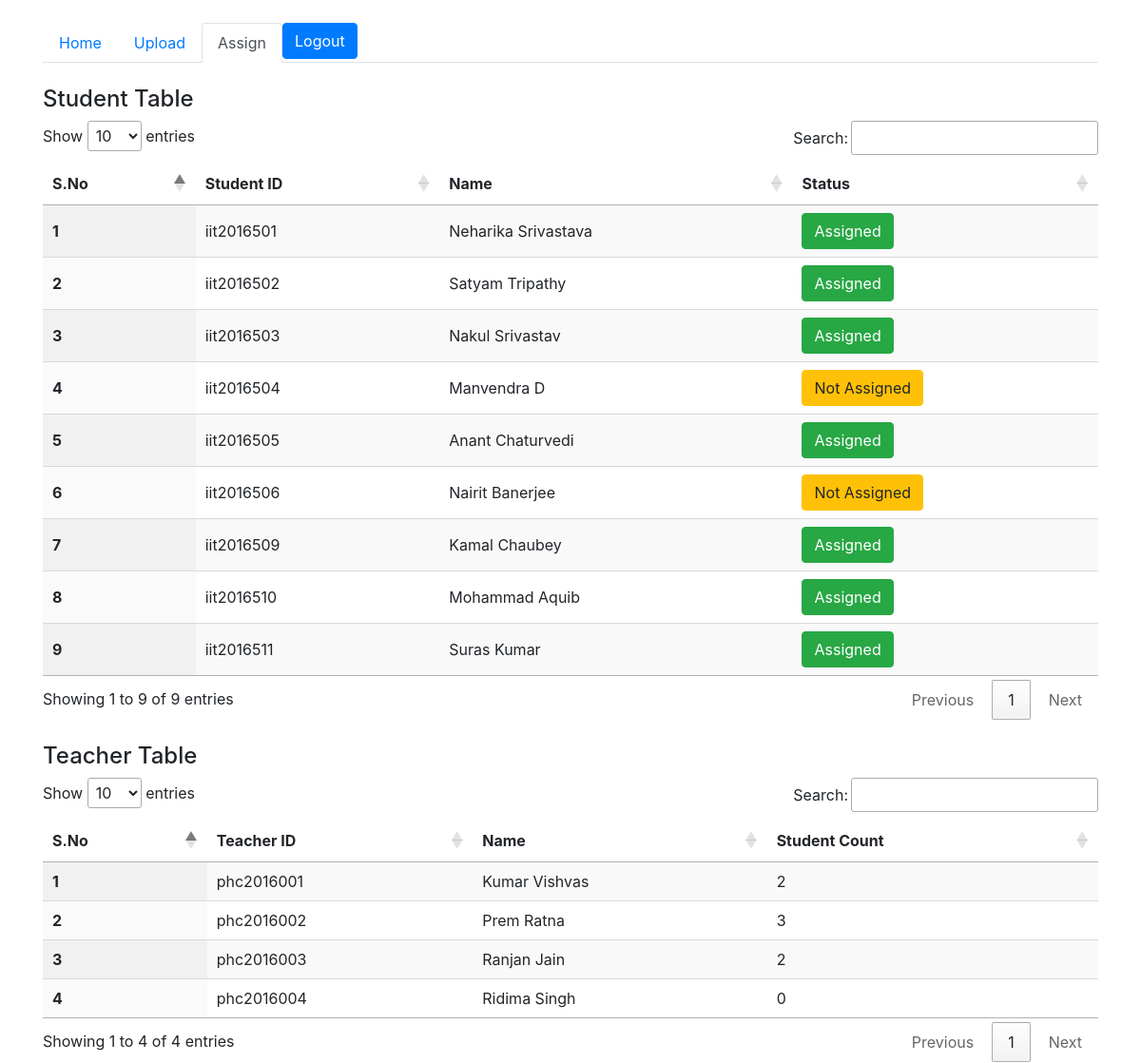
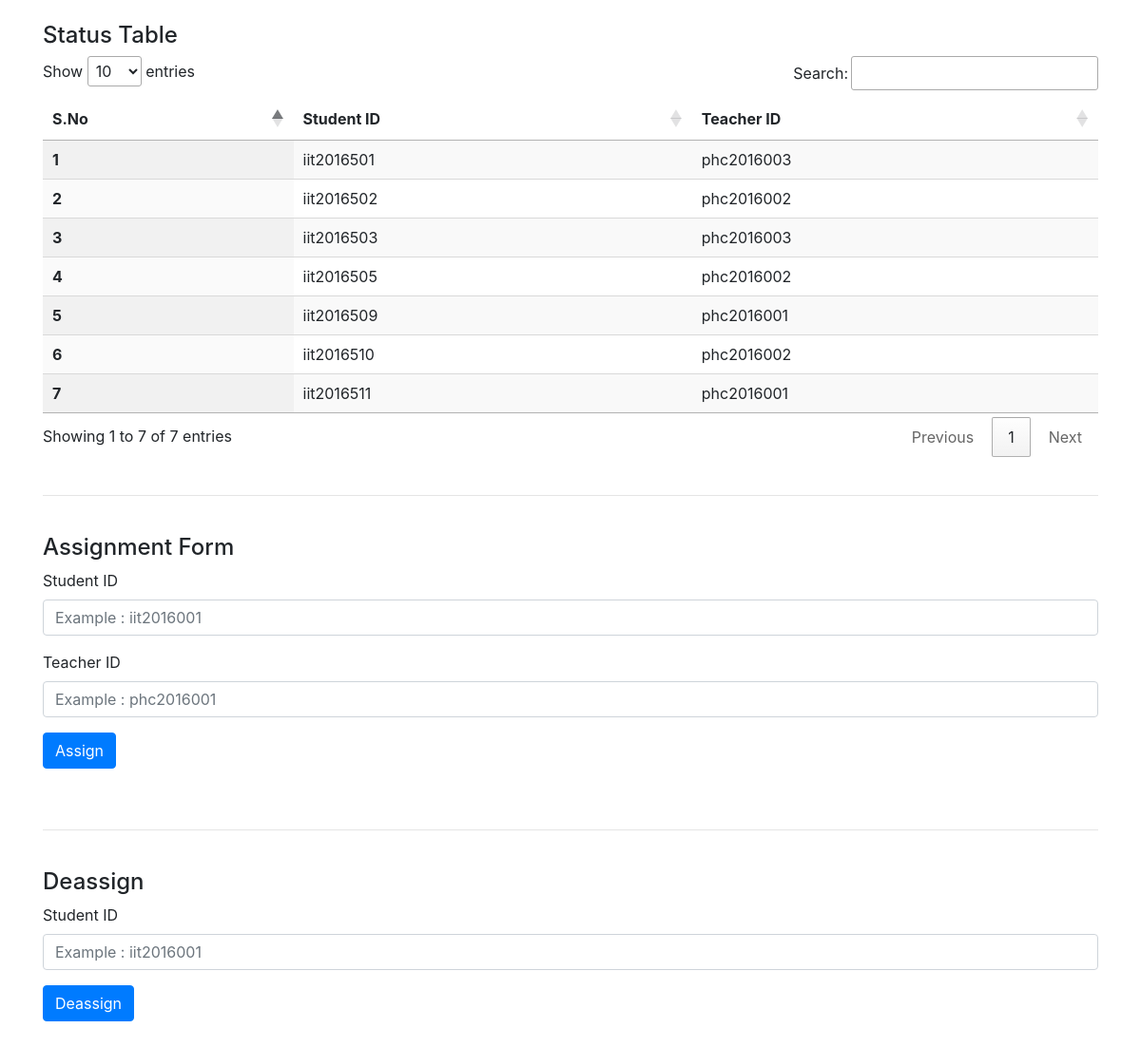
/adminAssign.php (signed in), run on the app's committed database (2 pictures, top to bottom).
### tables this page shows
CREATE TABLE `studentinfo` (
  `username` varchar(20) NOT NULL,
  `name` varchar(20) NOT NULL,
  `password` varchar(20) NOT NULL
);

CREATE TABLE `teacherinfo` (
  `username` varchar(20) NOT NULL,
  `name` varchar(20) NOT NULL,
  `password` varchar(20) NOT NULL
);

CREATE TABLE `assigntable` (
  `studentid` varchar(20) NOT NULL,
  `teacherid` varchar(20) NOT NULL,
  `status` varchar(20) NOT NULL
);

### adminAssign.php (the view, shortened to what this page needs)
<?php
include('database_connection.php');
?>
<!DOCTYPE html>
<html>
<head>
	<link rel="stylesheet" href="https://stackpath.bootstrapcdn.com/bootstrap/4.1.3/css/bootstrap.min.css">
	<link rel="stylesheet" href="https://cdn.datatables.net/1.10.19/css/jquery.dataTables.min.css">
</head>
<body>
	<br>
	<div class="container">
		<ul class="nav nav-tabs">
		  <li class="nav-item">
		    <a class="nav-link" href="adminDash.php">Home</a>
		  </li>
		  <li class="nav-item">
		    <a class="nav-link" href="adminUpload.php">Upload</a>
		  </li>
		  <li class="nav-item">
		    <a class="nav-link active" href="adminAssign.php">Assign</a>
		  </li>
		  <li class="nav-item">
		    <form method="post">
		    	<input type="submit" name="logout" value="Logout" class="btn btn-primary" />
		    </form>
		  </li>
		</ul>
		<br>
		<h4>Student Table</h4>
		<div id="table-wrapper">
  		<div id="table-scroll">
		<table id="example1" class="display" style="width:100%">
		  <thead>
		    <tr>
		      <th scope="col">S.No</th>
		      <th scope="col">Student ID</th>
		      <th scope="col">Name</th>
		      <th scope="col">Status</th>
		    </tr>
		  </thead>
		  <tbody>
		    <?php
		    	$query = "SELECT * FROM studentinfo";
		    	$stm=$connect->prepare($query);
		    	$stm->execute();
		    	$res=$stm->fetchAll();
		    	$cc=1;
		    	foreach($res as $row)
		    	{
		    		$studid=$row['username'];
		    		$name=$row['name'];
		    		$qry="SELECT * FROM assigntable WHERE studentid='$studid'";
		    		$stm=$connect->prepare($qry);
		    		$stm->execute();
		    		$cnt=$stm->rowCount();
		    		echo '
		    			<tr>
		      			<th scope="row">'.$cc.'</th>
		      			<td>'.$studid.'</td>
		      			<td>'.$name.'</td>
		      			';
		      		if($cnt==0)
		      		{
		      			echo '
		      			<td><div class="btn btn-warning">Not Assigned</div></td>
		    			</tr>
		    		';
		      		}
		      		else{
		      			echo '
		      			<td><div class="btn btn-success">Assigned</div></td>
		    			</tr>
		    		';
		      		}
		    		$cc = $cc + 1;
		    	}
		    ?>
		  </tbody>
		</table>
		</div>
		</div>
		<br>
		<h4>Teacher Table</h4>
		<table id="example2" class="display" style="width:100%">
		  <thead>
		    <tr>
		      <th scope="col">S.No</th>
		      <th scope="col">Teacher ID</th>
		      <th scope="col">Name</th>
		      <th scope="col">Student Count</th>
		    </tr>
		  </thead>
		  <tbody>
		  	<?php
		    	$query = "SELECT * FROM teacherinfo";
		    	$stm=$connect->prepare($query);
		    	$stm->execute();
		    	$res=$stm->fetchAll();
		    	$cc=1;
		    	foreach($res as $row)
		    	{
		    		$studid=$row['username'];
		    		$name=$row['name'];
		    		$qry = "SELECT * FROM assigntable WHERE teacherid='$studid'";
		    		$stm=$connect->prepare($qry);
		    		$stm->execute();
		    		$cnt=$stm->rowCount();
		    		echo '
		    			<tr>
		      			<th scope="row">'.$cc.'</th>
		      			<td>'.$studid.'</td>
		      			<td>'.$name.'</td>
		      			<td>'.$cnt.'</td>
		    			</tr>
		    		';
		    		$cc = $cc + 1;
		    	}
		    ?>
		  </tbody>
		</table>
		<br>
		<h4>Status Table</h4>
		<div id="table-wrapper">
  		<div id="table-scroll">
			<table id="example3" class="display" style="width:100%">
			  <thead>
			    <tr>
			      <th scope="col">S.No</th>
			      <th scope="col">Student ID</th>
			      <th scope="col">Teacher ID</th>
			    </tr>
			  </thead>
			  <tbody>
			  	<?php
			    	$query = "SELECT * FROM assigntable";
			    	$stm=$connect->prepare($query);
			    	$stm->execute();
			    	$res=$stm->fetchAll();
			    	$cc=1;
			    	foreach($res as $row)
			    	{
			    		$studid=$row['studentid'];
			    		$teachid=$row['teacherid'];
			    		echo '
			    			<tr>
			      			<th scope="row">'.$cc.'</th>
			      			<td>'.$studid.'</td>
			      			<td>'.$teachid.'</td>
			    			</tr>
			    		';
			    		$cc = $cc + 1;
			    	}
			    ?>
			  </tbody>
			</table>
		</div>
		</div>
		<br>
		<hr>
		<br>
		<h4> Assignment Form</h4>
		<form method="post">
		  <div class="form-group">
		    <label for="exampleInputEmail1">Student ID</label>
		    <input type="text" name="studid" class="form-control" id="username" placeholder="Example : iit2016001">
		  </div>
		  <div class="form-group">
		    <label for="exampleInputPassword1">Teacher ID</label>
		    <input type="text" name="teachid" class="form-control" id="password" placeholder="Example : phc2016001">
		  </div>
		  <input type="submit" name="assign" value="Assign" class="btn btn-primary" />
		</form>
		<br><br>
		<hr>
		<br>
		<h4> Deassign</h4>
		<form method="post">
		  <div class="form-group">
		    <label for="exampleInputEmail1">Student ID</label>
		    <input type="text" name="studid1" class="form-control" id="username" placeholder="Example : iit2016001">
		  </div>
		  <input type="submit" name="deassign" value="Deassign" class="btn btn-primary" />
		</form>
		<br><br>
	</div>
</body>
</html>

### data on the page
studentinfo: username "iit2016501", name "Neharika Srivastava", shows "Assigned"
studentinfo: username "iit2016502", name "Satyam Tripathy", shows "Assigned"
studentinfo: username "iit2016503", name "Nakul Srivastav", shows "Assigned"
studentinfo: username "iit2016504", name "Manvendra D", shows "Not Assigned"
studentinfo: username "iit2016505", name "Anant Chaturvedi", shows "Assigned"
studentinfo: username "iit2016506", name "Nairit Banerjee", shows "Not Assigned"
studentinfo: username "iit2016509", name "Kamal Chaubey", shows "Assigned"
studentinfo: username "iit2016510", name "Mohammad Aquib", shows "Assigned"
studentinfo: username "iit2016511", name "Suras Kumar", shows "Assigned"
teacherinfo: username "phc2016001", name "Kumar Vishvas", cnt "2"
teacherinfo: username "phc2016002", name "Prem Ratna", cnt "3"
teacherinfo: username "phc2016003", name "Ranjan Jain", cnt "2"
teacherinfo: username "phc2016004", name "Ridima Singh", cnt "0"
assigntable: studentid "iit2016501", teacherid "phc2016003"
assigntable: studentid "iit2016502", teacherid "phc2016002"
assigntable: studentid "iit2016503", teacherid "phc2016003"
assigntable: studentid "iit2016505", teacherid "phc2016002"
assigntable: studentid "iit2016509", teacherid "phc2016001"
assigntable: studentid "iit2016510", teacherid "phc2016002"
assigntable: studentid "iit2016511", teacherid "phc2016001"
